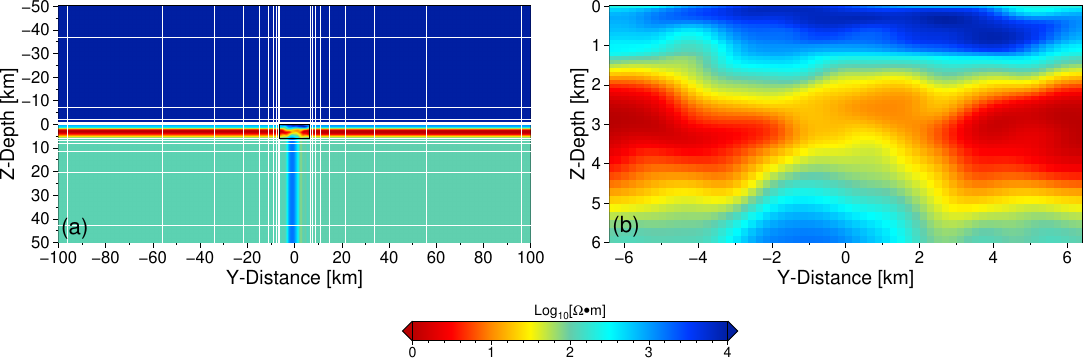

Python code for this plot:
import pygmt

def preset1():
    # Convert range units to kilometers
    ymin, ymax, zmin, zmax = -100, 100, -50, 50  # Assuming these values are already in kilometers
    return ymin, ymax, zmin, zmax

def preset2():
    # Convert range units to kilometers
    ymin, ymax, zmin, zmax = -6.4, 6.4, 0, 6  # Again, assuming these values are already in kilometers
    return ymin, ymax, zmin, zmax

# Set file and directory paths
dir_path = "./"
cpt_file_in = f"{dir_path}thermal.cpt"
cpt_file_out = f"{dir_path}rbow.cpt"
result1_grid = f"{dir_path}result1.grd"
result2_grid = f"{dir_path}result2.grd"
out_pdf_png = f"{dir_path}Figure5_py"

# Set range by calling functions
ymin, ymax, zmin, zmax = preset1()
range_yz1 = f"{ymin}/{ymax}/{zmin}/{zmax}"

pygmt.config(FONT_ANNOT_PRIMARY="12p", FONT_LABEL="14p", MAP_FRAME_PEN="1p,black")

fig = pygmt.Figure()
pygmt.makecpt(cmap=cpt_file_in, series="0/4.0/0.01", continuous=True, output=cpt_file_out)

# Convert grid range using grdedit in original GMT, currently, PyGMT does not support grdedit and grdconvert modules
# gmt grdedit wholeRangeGrids.grd -R-100/100/-50/50 -Gresult1.grd

fig.grdimage(grid=result1_grid, region=range_yz1, projection="X12c/-6c", cmap=cpt_file_out, frame=["xa20f10+lY-Distance [km]", "ya10f10+lDepth [km]", "WStr"])
fig.plot(data=f"{dir_path}line_y.txt", pen="faint,white")
fig.plot(data=f"{dir_path}line_z.txt", pen="faint,white")
fig.plot(data=[[-6.4, 0], [-6.4, 6.0], [6.4, 6.0], [6.4, 0], [-6.4, 0]], pen="0.8p")
fig.text(x=-93, y=43, text="(a)", font="16p,Helvetica")

ymin, ymax, zmin, zmax = preset2()
range_yz2 = f"{ymin}/{ymax}/{zmin}/{zmax}"

# Convert grid range using grdedit in original GMT, currently, PyGMT does not support grdedit and grdconvert modules
# gmt grdedit coreRangeGrids.grd -R-6.4/6.4/0/6 -Gresult2.grd

fig.shift_origin(xshift="14c")
fig.grdimage(grid=result2_grid, region=range_yz2, projection="X12c/-6c", cmap=cpt_file_out, frame=["xa2f1+lY-Distance [km]", "ya1f1+lDepth [km]", "WStr"])
fig.text(x=-5.95, y=5.55, text="(b)", font="16p,Helvetica")

pygmt.config(FONT_ANNOT_PRIMARY="14p", FONT_LABEL="14p")
fig.colorbar(cmap=cpt_file_out, frame=["xaf+lLog@-10@-[@~W\267@~m]", "y"], position="jTC+w8c/0.5c+o-7.0c/8.0c+ml+e")

# Save in PDF and PNG formats
fig.savefig(f"{out_pdf_png}.pdf")
fig.savefig(f"{out_pdf_png}.png")